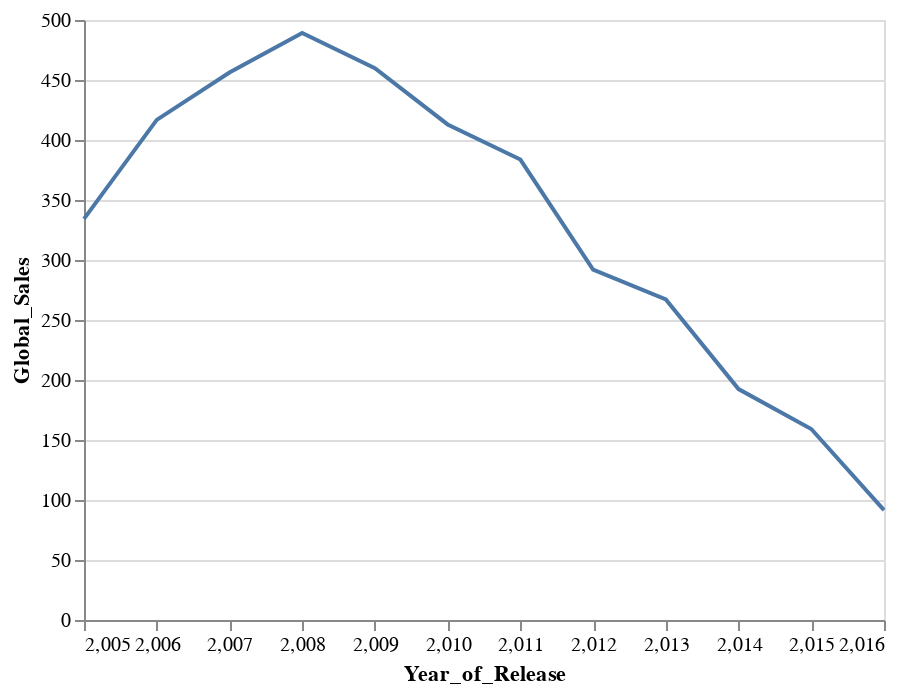

This figure's notebook cell:
### Code cell
alt.Chart(sum_Year).mark_line().encode(
    x=alt.X('Year_of_Release', axis=alt.Axis(tickCount=sum_Year.shape[0], grid=False)),
    y='Global_Sales'
)

### Figure 1 — Vega-Lite specification as saved in the notebook (floating-point values rounded to 4 significant figures)
{"config": {"view": {"continuousWidth": 400, "continuousHeight": 300}}, "data": {"name": "data-40c2ad7b0c7a6be638242177eb16c7c9"}, "mark": "line", "encoding": {"x": {"type": "quantitative", "axis": {"grid": false, "tickCount": 12}, "field": "Year_of_Release"}, "y": {"type": "quantitative", "field": "Global_Sales"}}, "$schema": "https://vega.github.io/schema/vega-lite/v4.8.1.json", "datasets": {"data-40c2ad7b0c7a6be638242177eb16c7c9": [{"Year_of_Release": 2005, "NA_Sales": 178.2, "EU_Sales": 86.7, "JP_Sales": 38.23, "Other_Sales": 31.05, "Global_Sales": 334.3, "Critic_Score": 39450.0, "Critic_Count": 17500.0, "User_Count": 32490.0}, {"Year_of_Release": 2006, "NA_Sales": 225.7, "EU_Sales": 104.5, "JP_Sales": 40.43, "Other_Sales": 45.9, "Global_Sales": 416.7, "Critic_Score": 36110.0, "Critic_Count": 15660.0, "User_Count": 35620.0}, {"Year_of_Release": 2007, "NA_Sales": 235.6, "EU_Sales": 124.7, "JP_Sales": 35.04, "Other_Sales": 60.62, "Global_Sales": 456.2, "Critic_Score": 39780.0, "Critic_Count": 15570.0, "User_Count": 57560.0}, {"Year_of_Release": 2008, "NA_Sales": 256.3, "EU_Sales": 137.3, "JP_Sales": 37.42, "Other_Sales": 57.89, "Global_Sales": 489.1, "Critic_Score": 39780.0, "Critic_Count": 16810.0, "User_Count": 81560.0}, {"Year_of_Release": 2009, "NA_Sales": 231.7, "EU_Sales": 143.6, "JP_Sales": 34.28, "Other_Sales": 50.25, "Global_Sales": 459.8, "Critic_Score": 38180.0, "Critic_Count": 18440.0, "User_Count": 84180.0}, {"Year_of_Release": 2010, "NA_Sales": 213.2, "EU_Sales": 130.1, "JP_Sales": 25.19, "Other_Sales": 44.24, "Global_Sales": 413.0, "Critic_Score": 29640.0, "Critic_Count": 15010.0, "User_Count": 80520.0}, {"Year_of_Release": 2011, "NA_Sales": 190.6, "EU_Sales": 127.9, "JP_Sales": 23.16, "Other_Sales": 42.1, "Global_Sales": 383.7, "Critic_Score": 31580.0, "Critic_Count": 15730.0, "User_Count": 152800.0}, {"Year_of_Release": 2012, "NA_Sales": 133.9, "EU_Sales": 99.08, "JP_Sales": 27.36, "Other_Sales": 31.57, "Global_Sales": 291.9, "Critic_Score": 22830.0, "Critic_Count": 10740.0, "User_Count": 110400.0}, {"Year_of_Release": 2013, "NA_Sales": 120.9, "EU_Sales": 95.54, "JP_Sales": 19.05, "Other_Sales": 31.8, "Global_Sales": 267.2, "Critic_Score": 18980.0, "Critic_Count": 8150.0, "User_Count": 130700.0}, {"Year_of_Release": 2014, "NA_Sales": 79.38, "EU_Sales": 76.42, "JP_Sales": 14.02, "Other_Sales": 22.58, "Global_Sales": 192.4, "Critic_Score": 18050.0, "Critic_Count": 7619.0, "User_Count": 112500.0}, {"Year_of_Release": 2015, "NA_Sales": 67.85, "EU_Sales": 60.51, "JP_Sales": 11.85, "Other_Sales": 18.86, "Global_Sales": 159.2, "Critic_Score": 15480.0, "Critic_Count": 6999.0, "User_Count": 113900.0}, {"Year_of_Release": 2016, "NA_Sales": 34.52, "EU_Sales": 41.03, "JP_Sales": 4.34, "Other_Sales": 11.59, "Global_Sales": 91.56, "Critic_Score": 15640.0, "Critic_Count": 6700.0, "User_Count": 67010.0}]}}
